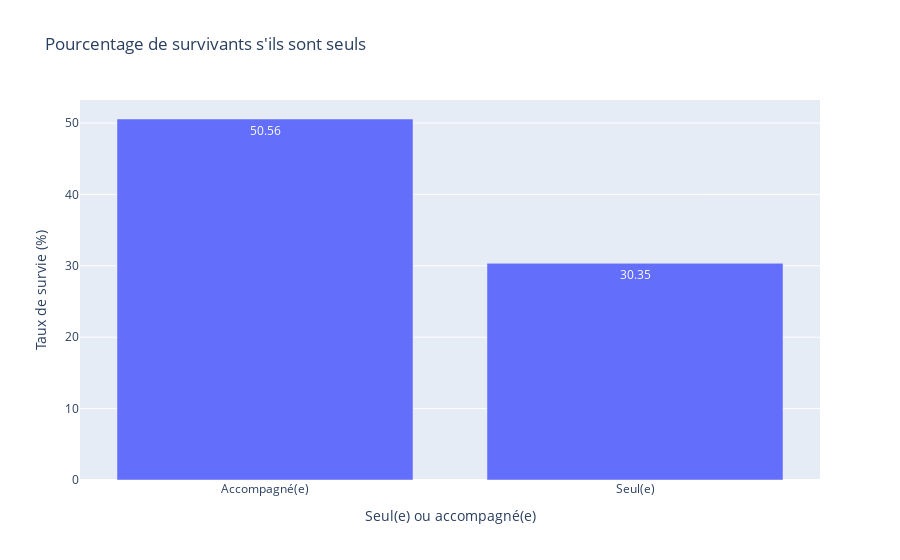

Here is the notebook cell this chart was saved with:
### Code cell
survival_by_isalone = train_data_filled.groupby('IsAlone').agg({
    'Survived': ['count', 'sum']
})

survival_by_isalone.columns = ['Total', 'Survivors']
survival_by_isalone['Survival_Rate'] = (survival_by_isalone['Survivors'] / survival_by_isalone['Total'] * 100).round(2)

print(survival_by_isalone)

isalone_fig = px.bar(
    survival_by_isalone.reset_index(), # reset_index replace la colonne title correctement pour plotly
    x='IsAlone',
    y='Survival_Rate',
    title='Pourcentage de survivants s\'ils sont seuls',
    labels={
        'Survival_Rate': 'Taux de survie (%)',
        'IsAlone': 'Seul(e) ou accompagné(e)'
    },
    text='Survival_Rate'
)

isalone_fig.update_xaxes(
    tickvals=[0,1],
    ticktext=['Accompagné(e)', 'Seul(e)']
)

isalone_fig.show()

### Figure 1 — Plotly figure (JSON) as saved in the notebook; plotly's stock layout.template omitted (floating-point values rounded to 4 significant figures)
{"data": [{"hovertemplate": "Seul(e) ou accompagné(e)=%{x}<br>Taux de survie (%)=%{text}<extra></extra>", "legendgroup": "", "marker": {"color": "#636efa", "pattern": {"shape": ""}}, "name": "", "orientation": "v", "showlegend": false, "text": [50.56, 30.35], "textposition": "auto", "type": "bar", "x": [0, 1], "xaxis": "x", "y": [50.56, 30.35], "yaxis": "y"}], "layout": {"barmode": "relative", "legend": {"tracegroupgap": 0}, "title": {"text": "Pourcentage de survivants s'ils sont seuls"}, "xaxis": {"anchor": "y", "domain": [0, 1], "ticktext": ["Accompagné(e)", "Seul(e)"], "tickvals": [0, 1], "title": {"text": "Seul(e) ou accompagné(e)"}}, "yaxis": {"anchor": "x", "domain": [0, 1], "title": {"text": "Taux de survie (%)"}}}}
